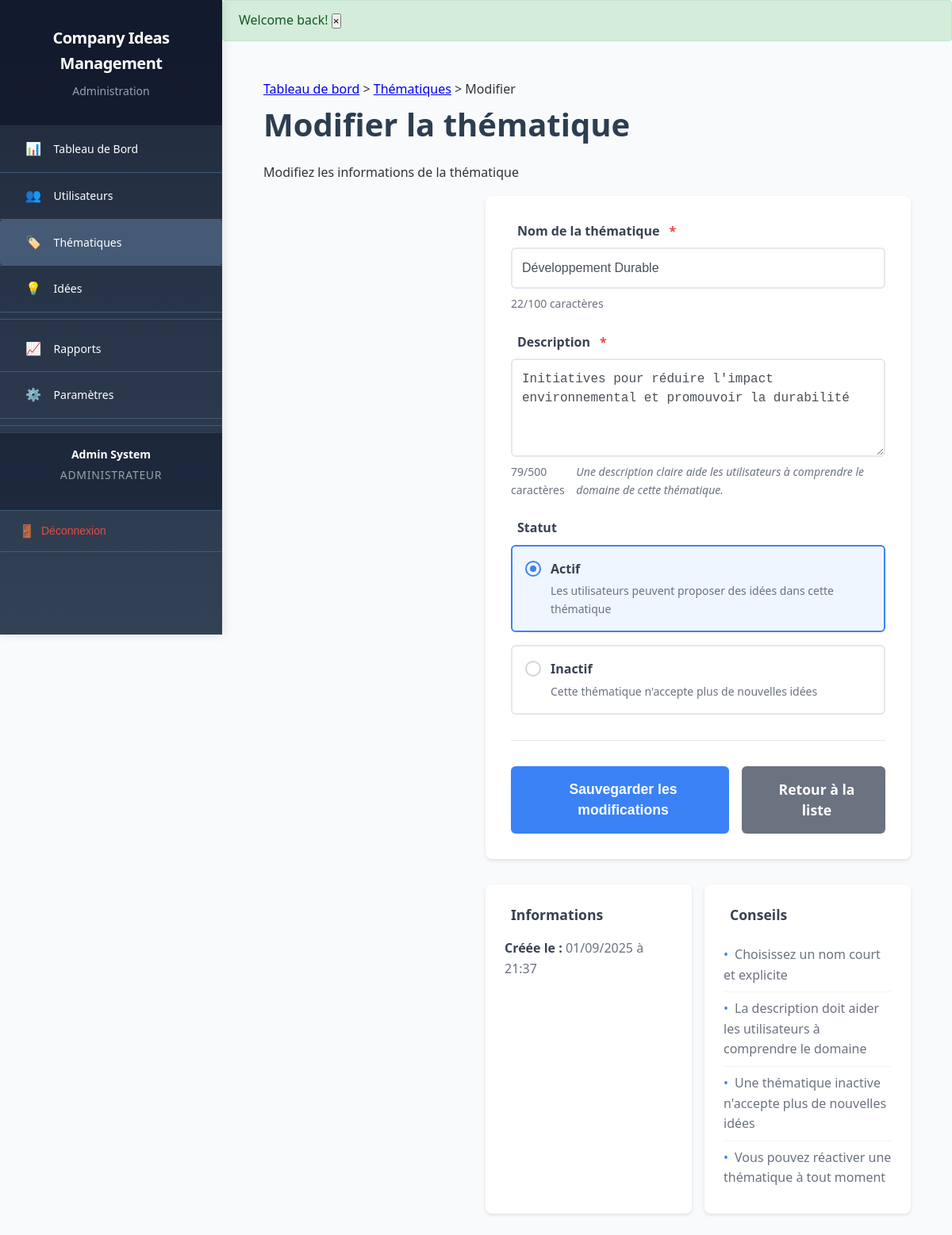
The app's page /admin/themes/2/edit (signed in) with its own data.
### tables this page shows
CREATE TABLE `users` (
    `id` BIGINT UNSIGNED NOT NULL AUTO_INCREMENT,
    `first_name` VARCHAR(100) NOT NULL,
    `last_name` VARCHAR(100) NOT NULL,
    `email` VARCHAR(180) NOT NULL,
    `password_hash` VARCHAR(255) NOT NULL,
    `role` ENUM('admin', 'salarie', 'evaluateur') NOT NULL,
    `status` ENUM('active', 'inactive') NOT NULL DEFAULT 'active',
    `created_at` DATETIME NOT NULL DEFAULT CURRENT_TIMESTAMP,
    `updated_at` DATETIME NULL ON UPDATE CURRENT_TIMESTAMP,
    PRIMARY KEY (`id`),
    UNIQUE KEY `email_unique` (`email`),
    KEY `idx_email` (`email`),
    KEY `idx_role` (`role`),
    KEY `idx_status` (`status`)
);

CREATE TABLE `themes` (
    `id` BIGINT UNSIGNED NOT NULL AUTO_INCREMENT,
    `name` VARCHAR(150) NOT NULL,
    `description` TEXT NULL,
    `is_active` TINYINT(1) NOT NULL DEFAULT 1,
    `created_at` DATETIME NOT NULL DEFAULT CURRENT_TIMESTAMP,
    PRIMARY KEY (`id`),
    UNIQUE KEY `name_unique` (`name`),
    KEY `idx_is_active` (`is_active`)
);

### app/Views/admin/themes/edit.php (the view, shortened to what the rows shown need)
<div class="admin-header">
    <div class="container">
        <nav class="breadcrumb">
            <a href="/admin">Tableau de bord</a>
            <span class="separator">></span>
            <a href="/admin/themes">Thématiques</a>
            <span class="separator">></span>
            <span class="current">Modifier</span>
        </nav>
        <h1><i class="icon-edit"></i> Modifier la thématique</h1>
        <p>Modifiez les informations de la thématique</p>
    </div>
</div>
<div class="admin-content">
    <div class="container">
        <div class="form-container">
            <form method="POST" action="/admin/themes/<?= $theme['id'] ?>" class="theme-form" id="editThemeForm">
                <div class="form-group">
                    <label for="name" class="form-label required">
                        Nom de la thématique
                    </label>
                    <input
                        type="text"
                        id="name"
                        name="name"
                        class="form-control"
                        value="<?= htmlspecialchars($theme['name']) ?>"
                        required
                        maxlength="100"
                        placeholder="Ex: Développement Web, Intelligence Artificielle..."
                    >
                    <div class="form-help">
                        <span class="char-count" id="nameCharCount">
                            <?= strlen($theme['name']) ?>/100 caractères
                        </span>
                    </div>
                </div>
                <div class="form-group">
                    <label for="description" class="form-label required">
                        Description
                    </label>
                    <textarea
                        id="description"
                        name="description"
                        class="form-control"
                        rows="4"
                        required
                        maxlength="500"
                        placeholder="Décrivez brièvement cette thématique et son objectif..."
                    ><?= htmlspecialchars($theme['description']) ?></textarea>
                    <div class="form-help">
                        <span class="char-count" id="descCharCount">
                            <?= strlen($theme['description']) ?>/500 caractères
                        </span>
                        <span class="help-text">
                            Une description claire aide les utilisateurs à comprendre le domaine de cette thématique.
                        </span>
                    </div>
                </div>
                <div class="form-group">
                    <label class="form-label">
                        Statut
                    </label>
                    <div class="form-control-group">
                        <label class="radio-label">
                            <span class="radio-custom"></span>
                            <span class="radio-text">
                                <strong>Actif</strong>
                                <small>Les utilisateurs peuvent proposer des idées dans cette thématique</small>
                            </span>
                        </label>
                        <label class="radio-label">
                            <span class="radio-custom"></span>
                            <span class="radio-text">
                                <strong>Inactif</strong>
                                <small>Cette thématique n'accepte plus de nouvelles idées</small>
                            </span>
                        </label>
                    </div>
                </div>
                <div class="form-actions">
                    <div class="action-group">
                        <button type="submit" class="btn btn-primary btn-lg" id="saveBtn">
                            <span id="saveBtnText">Sauvegarder les modifications</span>
                        </button>
                        <a href="/admin/themes" class="btn btn-secondary btn-lg">
                            Retour à la liste
                        </a>
                    </div>
                </div>
            </form>
        </div>
        <div class="info-panel">
            <div class="panel">
                <h3><i class="icon-info"></i> Informations</h3>
                <div class="info-item">
                    <strong>Créée le :</strong>
                    <?= date('d/m/Y à H:i', strtotime($theme['created_at'])) ?>
                </div>
            </div>
            <div class="panel">
                <h3><i class="icon-lightbulb"></i> Conseils</h3>
                <ul class="help-list">
                    <li>Choisissez un nom court et explicite</li>
                    <li>La description doit aider les utilisateurs à comprendre le domaine</li>
                    <li>Une thématique inactive n'accepte plus de nouvelles idées</li>
                    <li>Vous pouvez réactiver une thématique à tout moment</li>
                </ul>
            </div>
        </div>
    </div>
</div>

### app/Core/Router.php (shortened to what the rows shown need)
<?php
class Router
{
    private $routes = [];
    public function __construct()
    {
        $this->config = require dirname(__DIR__, 2) . '/config/config.php';
    }
    public function dispatch()
    {
        $request = new Request();
        $method = $request->getMethod();
        $uri = $request->getUri();
        $uri = strtok($uri, '?');
        $routeKey = $method . '|' . $uri;
        foreach ($this->routes as $pattern => $route) {
            if ($this->matchRoute($pattern, $routeKey, $params)) {
                $this->handleRoute($route, $params);
                return;
            }
        }
    }
    private function matchRoute($pattern, $routeKey, &$params)
    {
        $pattern = str_replace('|', '\|', $pattern);
        $pattern = str_replace('{id}', '(\d+)', $pattern);
        $pattern = str_replace('{slug}', '([a-zA-Z0-9-_]+)', $pattern);
        $regexPattern = '#^' . $pattern . '$#';
        if (preg_match($regexPattern, $routeKey, $matches)) {
            return true;
        }
        return false;
    }
    private function handleRoute($route, $params)
    {
        if (isset($route['role'])) {
            if (!Auth::check()) {
                Response::redirect('/login');
                return;
            }
        }
        $controller = new $controllerName();
        $method = $route['method'];
        call_user_func_array([$controller, $method], $params);
    }
}

### app/Views/partials/navbar_admin.php (shortened to what the rows shown need)
<nav class="sidebar-nav">
    <ul class="nav-list">
        <li class="nav-item">
            <a href="/admin" class="nav-link <?= $_SERVER['REQUEST_URI'] === '/admin' ? 'active' : '' ?>">
                <i class="icon-dashboard"></i>
                <span>Tableau de Bord</span>
            </a>
        </li>
        <li class="nav-item">
            <a href="/admin/users" class="nav-link <?= strpos($_SERVER['REQUEST_URI'], '/admin/users') === 0 ? 'active' : '' ?>">
                <i class="icon-users"></i>
                <span>Utilisateurs</span>
            </a>
        </li>
        <li class="nav-item">
            <a href="/admin/themes" class="nav-link <?= strpos($_SERVER['REQUEST_URI'], '/admin/themes') === 0 ? 'active' : '' ?>">
                <i class="icon-themes"></i>
                <span>Thématiques</span>
            </a>
        </li>
        <li class="nav-item">
            <a href="/admin/ideas" class="nav-link <?= strpos($_SERVER['REQUEST_URI'], '/admin/ideas') === 0 ? 'active' : '' ?>">
                <i class="icon-ideas"></i>
                <span>Idées</span>
            </a>
        </li>
        <li class="nav-divider"></li>
        <li class="nav-item">
            <a href="/admin/reports" class="nav-link <?= strpos($_SERVER['REQUEST_URI'], '/admin/reports') === 0 ? 'active' : '' ?>">
                <i class="icon-reports"></i>
                <span>Rapports</span>
            </a>
        </li>
        <li class="nav-item">
            <a href="/admin/settings" class="nav-link <?= strpos($_SERVER['REQUEST_URI'], '/admin/settings') === 0 ? 'active' : '' ?>">
                <i class="icon-settings"></i>
                <span>Paramètres</span>
            </a>
        </li>
        <li class="nav-divider"></li>
        <li class="nav-user">
            <div class="user-info">
                <div class="user-name"><?= htmlspecialchars($user['first_name'] . ' ' . $user['last_name']) ?></div>
                <div class="user-role">Administrateur</div>
            </div>
        </li>
        <li class="nav-item">
            <form method="POST" action="/logout" class="logout-form">
                <button type="submit" class="nav-link btn-logout" data-confirm="Êtes-vous sûr de vouloir vous déconnecter ?">
                    <i class="icon-logout"></i>
                    <span>Déconnexion</span>
                </button>
            </form>
        </li>
    </ul>
</nav>

### records on screen
users: first_name+last_name "Admin System"
themes: name "Développement Durable", name "22", description "Initiatives pour réduire l'impact environnemental et promouvoir la durabilité", description "79", created_at "01/09/2025 à 21:37"

### other values on screen
$message['message'] "Welcome back!"
